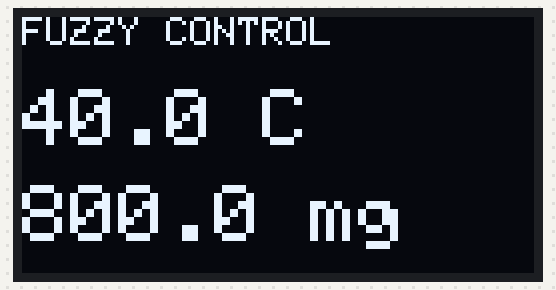
Recording of a sketch running on a simulated ESP32. On the bench: 128×64 one-colour display.

Above: at 0.1 s.

The sketch:

sketch.ino
```cpp
#include <Wire.h>
#include <Adafruit_GFX.h>
#include <Adafruit_SSD1306.h>

Adafruit_SSD1306 display(128, 64, &Wire, -1);

// Hàm tam giác trimf chuẩn hóa
float trimf(float x, float a, float b, float c) {
  if (a == b && x <= a) return 1.0; // Vai trái tại 37 °C
  if (b == c && x >= b) return 1.0; // Vai phải tại 41 °C
  if (x <= a || x >= c) return 0.0;
  if (x > a && x <= b) return (x - a) / (b - a);
  if (x > b && x < c) return (c - x) / (c - b);
  return 0.0;
}

float tinhLieuThuocFuzzy(float t) {
  // 1. Mờ hóa biến Sốt theo khoảng mở rộng chuẩn
  float mu_SN  = trimf(t, 37.0, 37.0, 38.0); // Đỉnh 37°C
  float mu_S   = trimf(t, 37.0, 38.0, 39.0); // Đỉnh 38°C
  float mu_SC  = trimf(t, 38.0, 39.0, 41.0); // Đỉnh 39°C, chân phải tới 41°C
  float mu_SRC = trimf(t, 39.0, 41.0, 41.0); // Chân trái từ 39°C, đỉnh 41°C

  // 2. Các giá trị liều thuốc tương ứng (mg)
  float val_T = 200.0, val_BT = 400.0, val_C = 600.0, val_CN = 1000.0;

  // 3. Giải mờ trọng tâm
  float tuSo  = (mu_SN * val_T) + (mu_S * val_BT) + (mu_SC * val_C) + (mu_SRC * val_CN);
  float mauSo = mu_SN + mu_S + mu_SC + mu_SRC;

  if (mauSo == 0) return 200.0;
  return tuSo / mauSo;
}

void setup() {
  Serial.begin(115200);
  Wire.begin(21, 22);
  display.begin(SSD1306_SWITCHCAPVCC, 0x3C);
}

void loop() {
  static float temp = 40.0; // Thử mặc định 40°C

  if (Serial.available() > 0) {
    float val = Serial.parseFloat();
    if (val >= 37.0 && val <= 41.0) temp = val;
  }

  float thuoc_mg = tinhLieuThuocFuzzy(temp);

  display.clearDisplay();
  display.setTextSize(1);
  display.setTextColor(SSD1306_WHITE);
  display.setCursor(0, 0);
  display.println("FUZZY CONTROL");

  display.setTextSize(2);
  display.setCursor(0, 18);
  display.print(temp, 1); display.println(" C");

  display.setCursor(0, 42);
  display.print(thuoc_mg, 1); display.println(" mg");
  display.display();

  delay(1000);
}
```
